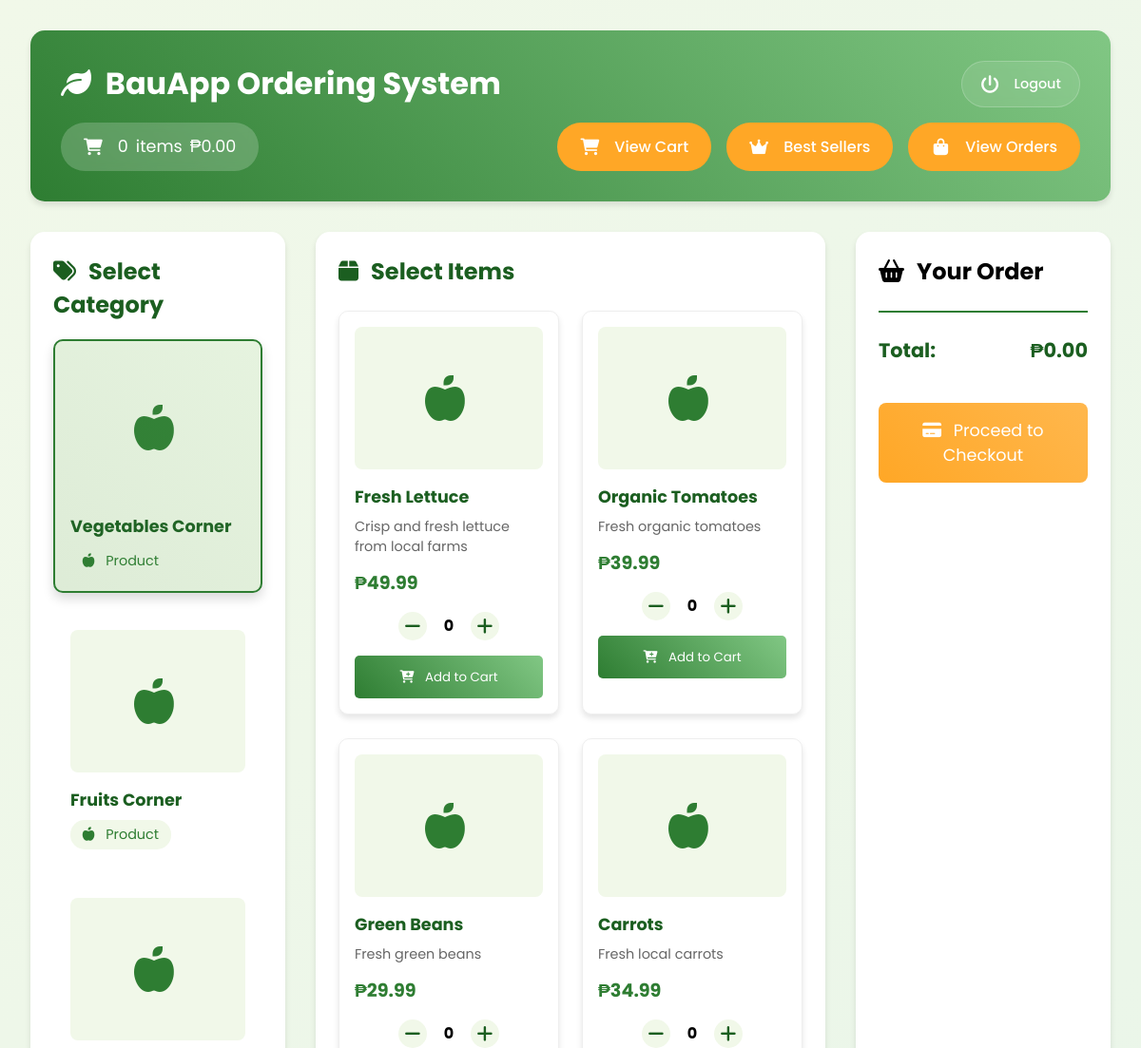
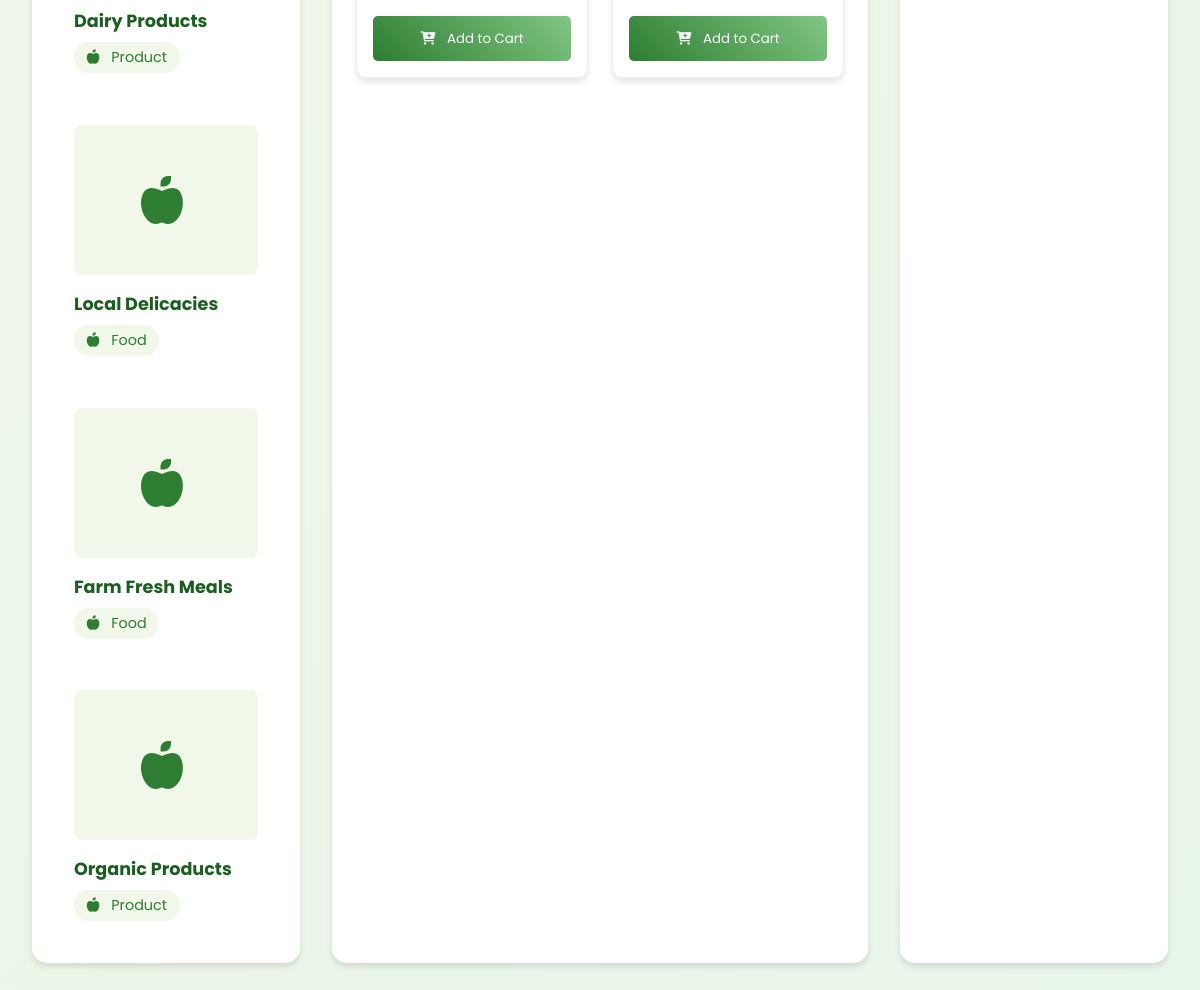
/dashboard.php?category=1, run on the app's committed database (2 pictures, top to bottom).
### tables this page shows
CREATE TABLE `categories` (
  `category_id` int(11) NOT NULL,
  `category_name` varchar(50) NOT NULL,
  `category_type` enum('food','product') NOT NULL,
  `image_url` varchar(255) DEFAULT NULL
);

CREATE TABLE `products` (
  `product_id` int(11) NOT NULL,
  `product_name` varchar(100) NOT NULL,
  `description` text DEFAULT NULL,
  `price` decimal(10,2) NOT NULL,
  `category_id` int(11) DEFAULT NULL,
  `image_url` varchar(255) DEFAULT NULL,
  `created_at` timestamp NOT NULL DEFAULT current_timestamp()
);

### dashboard.php (the view, shortened to what this page needs)
<?php
include 'includes/database.php';
$categories_sql = "SELECT * FROM categories";
$categories_result = $conn->query($categories_sql);
$selected_category = isset($_GET['category']) ? $_GET['category'] : null;
$products_sql = "SELECT p.*, c.category_name, c.category_type
                 FROM products p
                 JOIN categories c ON p.category_id = c.category_id";
if ($selected_category) {
    $products_sql .= " WHERE p.category_id = " . intval($selected_category);
}
$products_result = $conn->query($products_sql);
?>
<!DOCTYPE html>
<html lang="en">
<head>
    <link rel="stylesheet" href="css/style.css">
    <link rel="stylesheet" href="https://cdnjs.cloudflare.com/ajax/libs/font-awesome/6.0.0/css/all.min.css">
</head>
<body>
    <div class="dashboard-container">
        <header>
            <div class="header-top">
                <h1><i class="fas fa-leaf"></i> BauApp Ordering System</h1>
                <a href="index.php" class="logout-btn">
                    <i class="fas fa-power-off"></i>
                    <span>Logout</span>
                </a>
            </div>
            <div class="header-actions">
                <div class="cart-summary">
                    <i class="fas fa-shopping-cart"></i>
                    <span id="cart-count">0</span> items
                    <span id="cart-total">₱0.00</span>
                </div>
                <div class="header-buttons">
                    <button onclick="toggleCart()" class="view-cart-btn">
                    </button>
                    <button onclick="toggleBestSellers()" class="best-sellers-btn">
                        <i class="fas fa-crown"></i> Best Sellers
                    </button>
                    <a href="admin_orders.php" class="admin-btn">
                        <i class="fas fa-shopping-bag"></i> View Orders
                    </a>
                </div>
            </div>
        </header>
        <main>
            <div class="categories-section">
                <h2><i class="fas fa-tags"></i> Select Category</h2>
                <div class="categories-grid">
                    <?php
                    if ($categories_result->num_rows > 0) {
                        while($category = $categories_result->fetch_assoc()) {
                            $active_class = ($selected_category == $category['category_id']) ? 'active' : '';
                            echo '<a href="?category=' . $category['category_id'] . '" class="category-card ' . $active_class . '">';
                            echo '<div class="category-icon"><i class="fas fa-' . ($category['category_type'] == 'vegetable' ? 'carrot' : 'apple-alt') . ' fa-3x"></i></div>';
                            echo '<h3>' . $category['category_name'] . '</h3>';
                            echo '<span class="category-type"><i class="fas fa-' . ($category['category_type'] == 'vegetable' ? 'carrot' : 'apple-alt') . '"></i> ' . ucfirst($category['category_type']) . '</span>';
                            echo '</a>';
                        }
                    }
                    ?>
                </div>
            </div>
            <div class="products-section">
                <h2>
                    <?php if ($selected_category): ?>
                        <i class="fas fa-box"></i> Select Items
                    <?php else: ?>
                        <i class="fas fa-hand-pointer"></i> Please Select a Category
                    <?php endif; ?>
                </h2>
                <div class="products-grid">
                    <?php
                    if ($selected_category && $products_result->num_rows > 0) {
                        while($product = $products_result->fetch_assoc()) {
                            echo '<div class="product-card">';
                            echo '<div class="product-icon"><i class="fas fa-' . ($product['category_type'] == 'vegetable' ? 'carrot' : 'apple-alt') . ' fa-3x"></i></div>';
                            echo '<h3>' . $product['product_name'] . '</h3>';
                            echo '<p>' . $product['description'] . '</p>';
                            echo '<p class="price">₱' . number_format($product['price'], 2) . '</p>';
                            echo '<div class="quantity-controls">';
                            echo '<button onclick="decreaseQuantity(' . $product['product_id'] . ')" class="quantity-btn"><i class="fas fa-minus"></i></button>';
                            echo '<span id="quantity-' . $product['product_id'] . '">0</span>';
                            echo '<button onclick="increaseQuantity(' . $product['product_id'] . ')" class="quantity-btn"><i class="fas fa-plus"></i></button>';
                            echo '</div>';
                            echo '<button onclick="addToCart(' . $product['product_id'] . ', \'' . $product['product_name'] . '\', ' . $product['price'] . ')" class="add-to-cart-btn"><i class="fas fa-cart-plus"></i> Add to Cart</button>';
                            echo '</div>';
                        }
                    } elseif ($selected_category) {
                        echo '<p class="no-products"><i class="fas fa-box-open"></i> No products found in this category.</p>';
                    }
                    ?>
                </div>
            </div>
            <div class="cart-container">
                <h2><i class="fas fa-shopping-basket"></i> Your Order</h2>
                <div class="cart-total">
                    <h3>Total: <span id="total-amount">₱0.00</span></h3>
                </div>
                <button onclick="checkout()" class="checkout-btn"><i class="fas fa-credit-card"></i> Proceed to Checkout</button>
            </div>
        </main>
    </div>
</body>
</html>

### dashboard.php (style rules this page uses)
.best-sellers-btn { background: var(--primary-color); color: white; padding: 0.8rem 1.5rem; border: none; border-radius: 25px; cursor: pointer; display: flex; align-items: center; gap: 0.5rem; font-weight: 500; transition: all var(--transition-speed); }
.header-buttons { display: flex; align-items: center; gap: 1rem; }
.view-cart-btn, .best-sellers-btn, .admin-btn { background: var(--accent-color); color: white; padding: 0.8rem 1.5rem; border: none; border-radius: 25px; cursor: pointer; display: flex; align-items: center; gap: 0.5rem; font-weight: 500; transition: all var(--transition-speed); text-decoration: none; font-size: 1rem; min-width: 140px; justify-content: center; }
.view-cart-btn i, .best-sellers-btn i, .admin-btn i { font-size: 1.1rem; width: 20px; text-align: center; }

### data on the page
categories: category_name "Vegetables Corner", category_type "Product"
categories: category_name "Fruits Corner", category_type "Product"
categories: category_name "Dairy Products", category_type "Product"
categories: category_name "Local Delicacies", category_type "Food"
categories: category_name "Farm Fresh Meals", category_type "Food"
categories: category_name "Organic Products", category_type "Product"
products: product_name "Fresh Lettuce", description "Crisp and fresh lettuce from local farms", price "49.99"
products: product_name "Organic Tomatoes", description "Fresh organic tomatoes", price "39.99"
products: product_name "Green Beans", description "Fresh green beans", price "29.99"
products: product_name "Carrots", description "Fresh local carrots", price "34.99"
